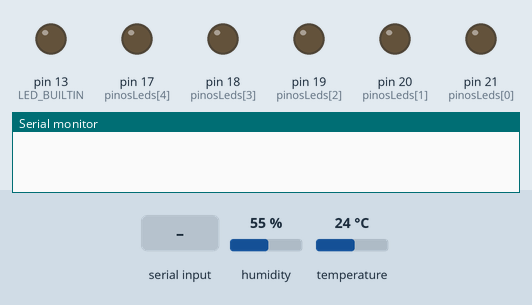
Recording of a sketch running on a simulated Arduino Mega 2560, built with avr-gcc and run on an emulated ATmega2560. Parts: output pins drawn as LEDs (lit = HIGH), the last lines printed to the serial monitor. The test bench sets the inputs (shaded band); at power-on: humidity 55 %, temperature 24 °C.

Above: at 1.2 s.
1.3 s: "OP,\n" received over Serial
At 2.5 s:
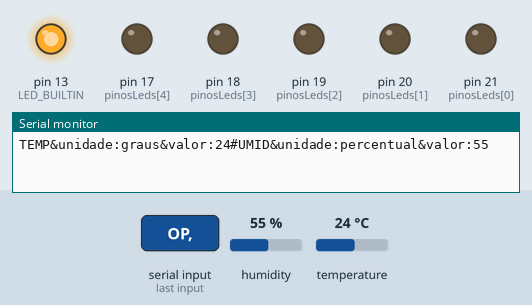
4.3 s: "OFF\n" received over Serial
5.8 s: "ON,\n" received over Serial
At 8.6 s:
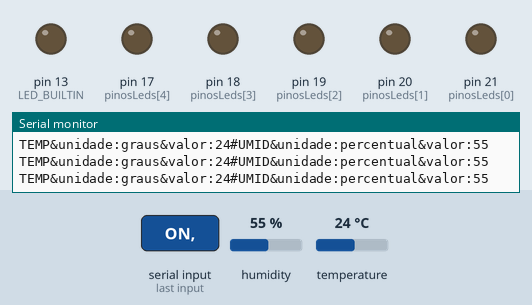
Timing chart, 0 to 10.1 s (numbered marks = the images above; inputs shaded):
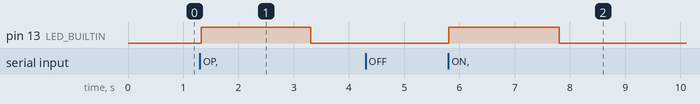

The sketch:

machine.ino
```cpp
#include <DHT.h>

#define PINO_DHT 22       // Pino onde o DHT11 está conectado
#define TIPO_DHT DHT11    // Tipo do sensor DHT

DHT dht(PINO_DHT, TIPO_DHT);

bool piscar = false; // Estado de piscar do LED embutido
const int pinosLeds[] = {21, 20, 19, 18, 17}; // Pinos dos LEDs
const int qtdLeds = sizeof(pinosLeds) / sizeof(pinosLeds[0]);
unsigned long ultimoTempoPiscar = 0; // Controle do tempo para piscar
const unsigned long intervaloPiscar = 500; // Intervalo de piscar
bool estadoLed = false; // Estado do LED embutido

// Variável para armazenar o estado da máquina
String estadoMaquina = "";

unsigned long tempoExibirEstado = 0; // Tempo de exibição do estado
const unsigned long duracaoExibicao = 2000; // 2 segundos

void setup() {
    pinMode(LED_BUILTIN, OUTPUT);
    for (int i = 0; i < qtdLeds; i++) {
        pinMode(pinosLeds[i], OUTPUT);
    }
    Serial.begin(9600);
    dht.begin(); // Inicializa o sensor DHT
}

void loop() {
  // wait_for_command_from_mach_manager()
    if (Serial.available() > 0) {
        String comando = Serial.readStringUntil('\n');
        comando.trim();

        if (comando.startsWith("OP,")) {
            piscar = true;
            String binarioStr = comando.substring(3); // Recebe a parte após "OP,"
            int indiceLed = 0;
            int tamanhoStr = binarioStr.length();

            // Processa os bits em ordem inversa
            for (int i = tamanhoStr - 1; i >= 0; i--) {
                char c = binarioStr[i];
                if (c == '1' || c == '0') {
                    if (indiceLed < qtdLeds) {
                        digitalWrite(pinosLeds[indiceLed], (c == '1') ? HIGH : LOW);
                        indiceLed++;
                    }
                }
            }

            // Apaga LEDs extras
            for (; indiceLed < qtdLeds; indiceLed++) {
                digitalWrite(pinosLeds[indiceLed], LOW);
            }

            estadoMaquina = "OP"; // Atualiza o estado da máquina para "OP"
            tempoExibirEstado = millis(); // Atualiza o tempo de exibição do estado
        } else if (comando.startsWith("ON,")) {
            piscar = false;
            digitalWrite(LED_BUILTIN, HIGH);
            String binarioStr = comando.substring(3); // Recebe a parte após "ON,"
            int indiceLed = 0;
            int tamanhoStr = binarioStr.length();

            // Processa os bits em ordem inversa
            for (int i = tamanhoStr - 1; i >= 0; i--) {
                char c = binarioStr[i];
                if (c == '1' || c == '0') {
                    if (indiceLed < qtdLeds) {
                        digitalWrite(pinosLeds[indiceLed], (c == '1') ? HIGH : LOW);
                        indiceLed++;
                    }
                }
            }

            // Apaga LEDs extras
            for (; indiceLed < qtdLeds; indiceLed++) {
                digitalWrite(pinosLeds[indiceLed], LOW);
            }

            estadoMaquina = "LIGADO"; // Atualiza o estado da máquina para "LIGADO"
            tempoExibirEstado = millis(); // Atualiza o tempo de exibição do estado
        } else if (comando == "OFF") {
            piscar = false;
            digitalWrite(LED_BUILTIN, LOW);

            // Apaga todos os LEDs
            for (int i = 0; i < qtdLeds; i++) {
                digitalWrite(pinosLeds[i], LOW);
            }

            estadoMaquina = "DESLIGADO"; // Atualiza o estado da máquina para "DESLIGADO"
            tempoExibirEstado = millis(); // Atualiza o tempo de exibição do estado
        }

        // send_data()
        enviarDadosSensor(); // Envia dados de temperatura e umidade após cada comando
    }

    // turn (on / off) leds
    exibirEstadoMaquina(); // Exibe o estado da máquina

    // Fazer o LED piscar a cada intervalo definido em intervaloPiscar
    if (piscar) {
        unsigned long millisAtual = millis();
        if (millisAtual - ultimoTempoPiscar >= intervaloPiscar) {
            ultimoTempoPiscar = millisAtual;
            estadoLed = !estadoLed;
            digitalWrite(LED_BUILTIN, estadoLed ? HIGH : LOW);
        }
    }
}

void enviarDadosSensor() {
  // read_temp / hum_from_sensor()
    float temperatura = dht.readTemperature(); // Ler temperatura
    float umidade = dht.readHumidity();        // Ler umidade

    if (isnan(temperatura) || isnan(umidade)) {
        Serial.println("ERRO,TEMP,UMID");
    } else {
        int tempInteiro = (int)round(temperatura); // Converter temperatura para inteiro
        int umidInteiro = (int)round(umidade);    // Converter umidade para inteiro

        Serial.print("TEMP&unidade:graus&valor:");
        Serial.print(tempInteiro);
        Serial.print("#UMID&unidade:percentual&valor:");
        Serial.println(umidInteiro);
    }
}

void exibirEstadoMaquina() {
    // Mostra o estado da máquina usando o LED embutido por 2 segundos
    // Sleep 2 seconds
    if (millis() - tempoExibirEstado < duracaoExibicao) {
        if (estadoMaquina == "LIGADO") {
            digitalWrite(LED_BUILTIN, HIGH);  // Acende o LED para mostrar "ON"
        } else if (estadoMaquina == "DESLIGADO") {
            digitalWrite(LED_BUILTIN, LOW);   // Apaga o LED para mostrar "OFF"
        } else if (estadoMaquina.startsWith("OP")) {
            digitalWrite(LED_BUILTIN, HIGH);  // Acende o LED para mostrar "OP"
        }
    } else {
        digitalWrite(LED_BUILTIN, LOW);  // Apaga o LED após 2 segundos
    }
}
```

Measured:
- after the input at 1.3 s, pin 13 (LED_BUILTIN): LOW → HIGH at once, → LOW 2.0 s later
- after the input at 5.8 s, pin 13 (LED_BUILTIN): LOW → HIGH at once, → LOW 2.0 s later
